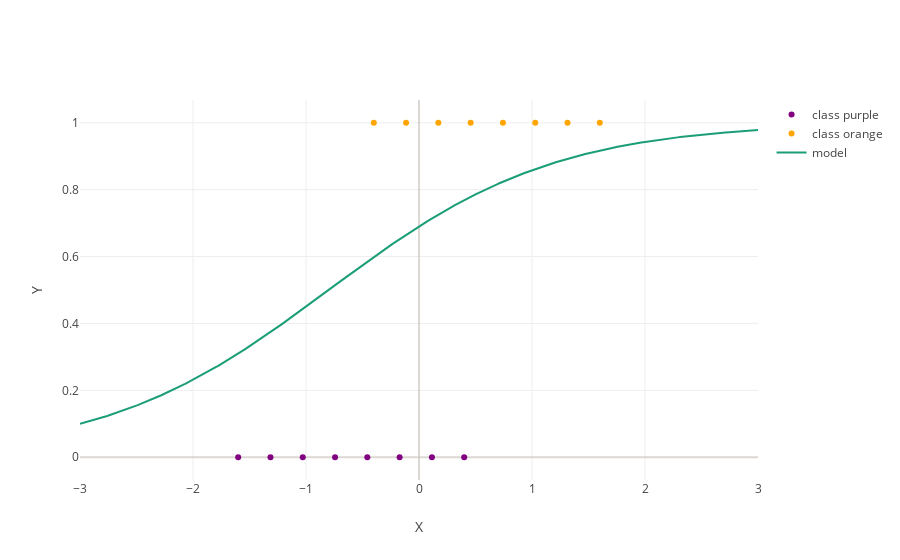

Notebook code for this chart:
### Code cell
figure_1 = data.generate_plot()
figure_1

### Figure 1 — Plotly figure (JSON) as saved in the notebook; plotly's stock layout.template omitted (floating-point values rounded to 4 significant figures; data arrays with more than 128 entries replaced by an {"elided": "..."} marker saying what was removed)
{"data": [{"marker": {"color": "purple"}, "mode": "markers", "name": "class purple", "type": "scatter", "x": [-1.6, -1.314, -1.029, -0.7429, -0.4571, -0.1714, 0.1143, 0.4], "y": [0, 0, 0, 0, 0, 0, 0, 0]}, {"marker": {"color": "orange"}, "mode": "markers", "name": "class orange", "type": "scatter", "x": [-0.4, -0.1143, 0.1714, 0.4571, 0.7429, 1.029, 1.314, 1.6], "y": [1, 1, 1, 1, 1, 1, 1, 1]}, {"line": {"color": "rgb(27,158,119)"}, "mode": "lines", "name": "model", "type": "scatter", "x": {"elided": "1000 float values"}, "y": {"elided": "1000 float values"}}], "layout": {"xaxis": {"title": {"text": "X"}, "zeroline": true, "zerolinecolor": "rgba(205, 200, 193, 0.7)", "zerolinewidth": 2}, "yaxis": {"title": {"text": "Y"}, "zeroline": true, "zerolinecolor": "rgba(205, 200, 193, 0.7)", "zerolinewidth": 2}}}
